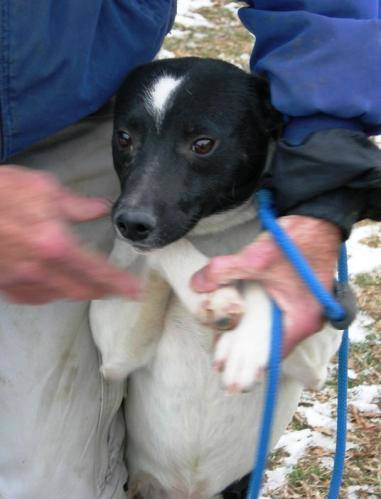
#> input picture app/tools/input.jpg, 381 x 499 px
$ python convert_gray.py
#> lines starting #> are read from the running program, lines starting #| are printed output that depends on the picture
#-*- coding:utf-8 -*-
import cv2

def main():
    # 入力画像の読み込み
    img = cv2.imread("input.jpg")
#> img is the input picture: shape (499, 381, 3); mean B, G, R 125.4, 116, 115.5

    # 方法2
    gray2 = cv2.cvtColor(img, cv2.COLOR_RGB2GRAY)
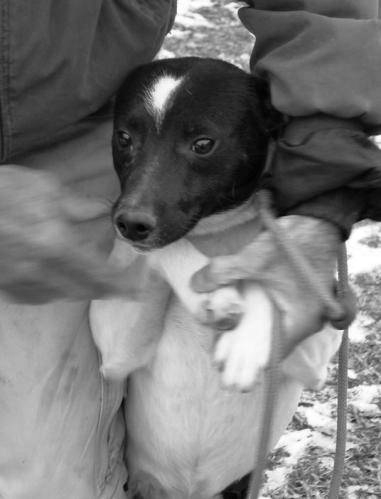
#> gray2: shape (499, 381); min 1, max 255, mean 118.7

    # 結果を出力
    cv2.imwrite("gray2.jpg", gray2)

if __name__ == "__main__":
    main()
